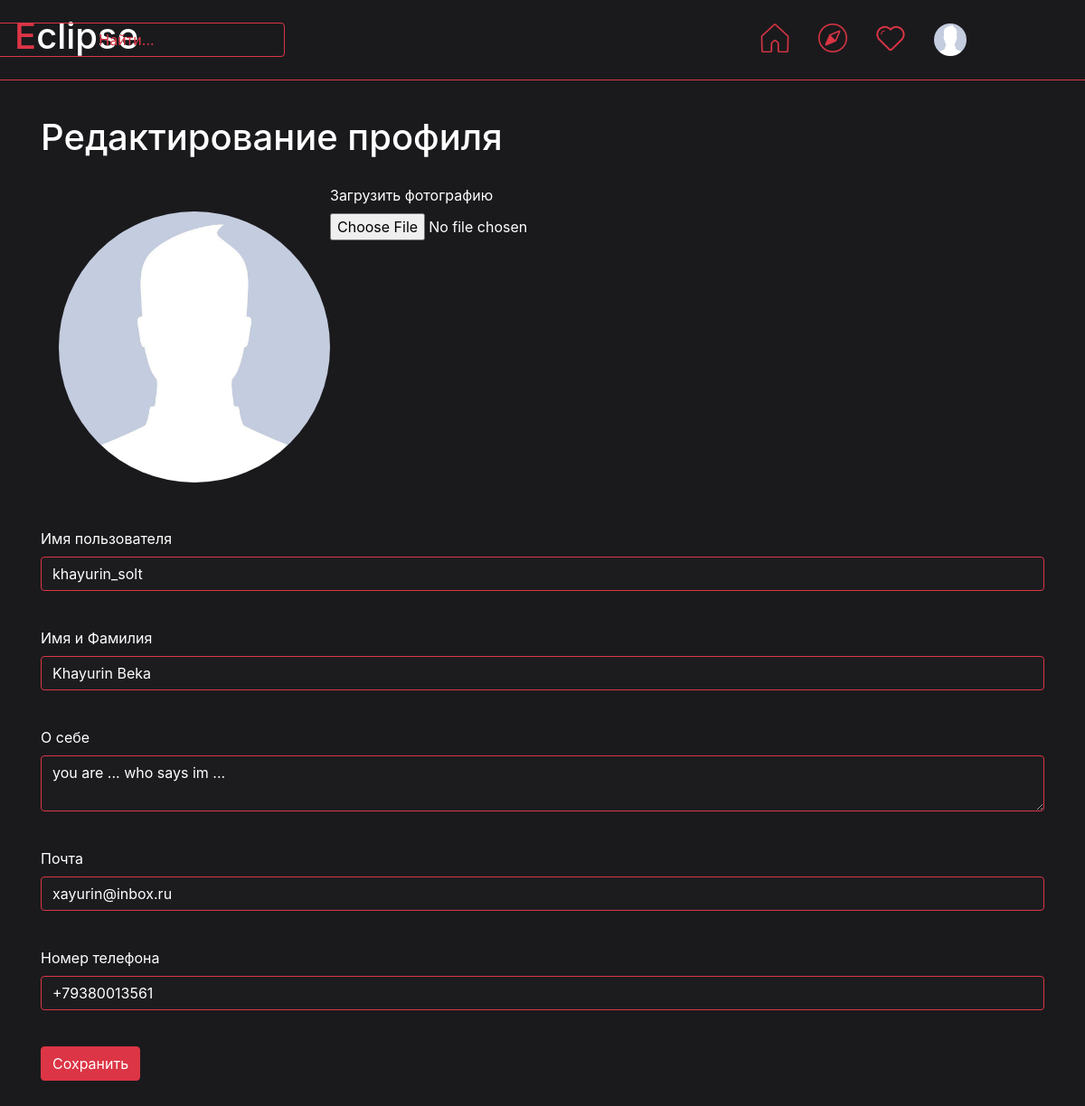
/edit_profile (signed in), run on an earlier commit of the app's database.
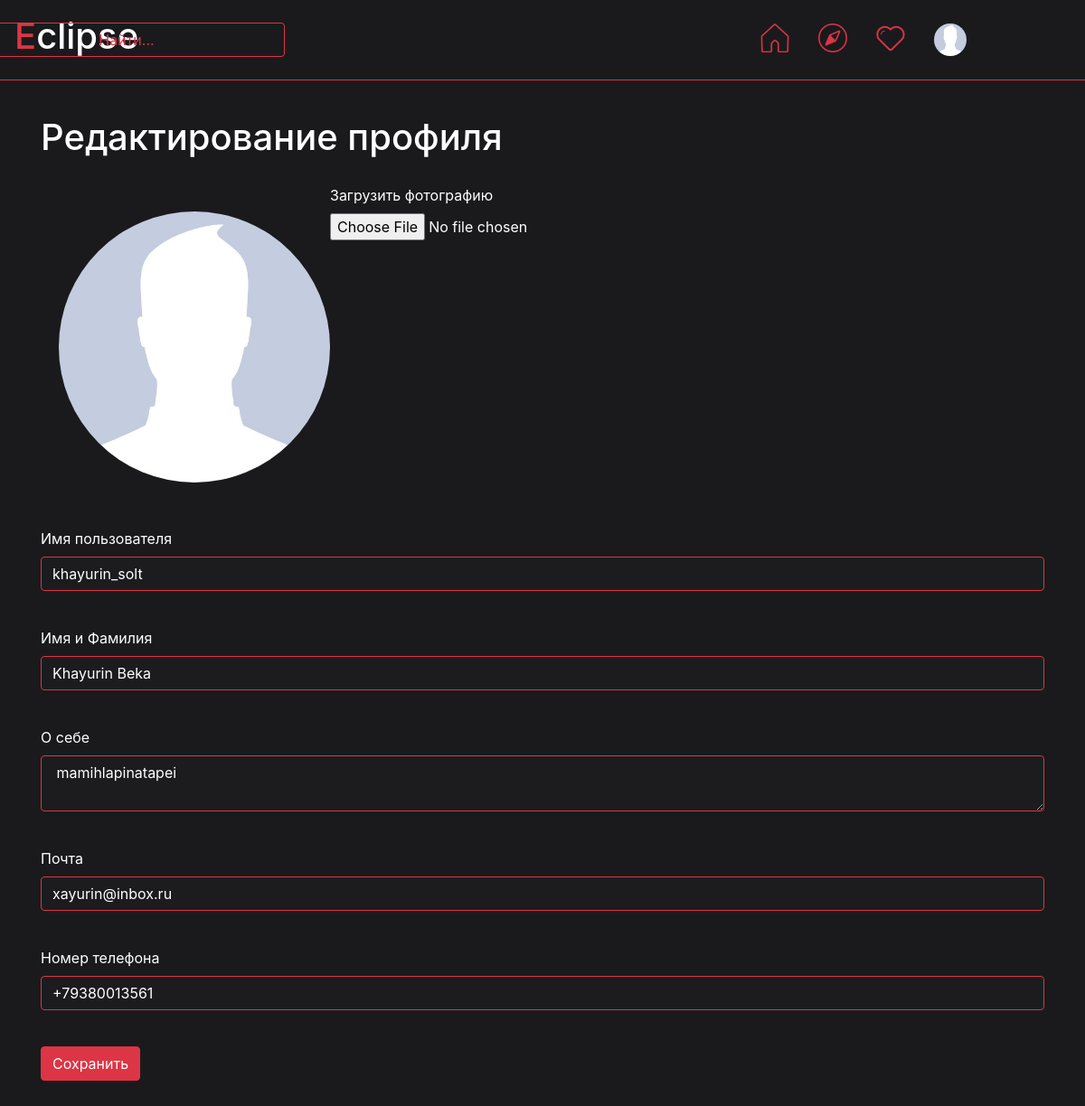
And on a later commit of the database.
### data/users.py (models this page shows, shortened)
class User(SqlAlchemyBase, UserMixin):
    __tablename__ = 'users'
    id = sqlalchemy.Column(sqlalchemy.Integer,
                           primary_key=True, autoincrement=True)
    name = sqlalchemy.Column(sqlalchemy.String, nullable=True)
    full_name = sqlalchemy.Column(sqlalchemy.String, nullable=True, default='')
    email = sqlalchemy.Column(sqlalchemy.String,
                              index=True, unique=True, nullable=True)
    hashed_password = sqlalchemy.Column(sqlalchemy.String, nullable=True)
    phone = sqlalchemy.Column(sqlalchemy.String, nullable=True, default='+7 ')
    about = sqlalchemy.Column(sqlalchemy.String, nullable=True)
    filename_photo = sqlalchemy.Column(sqlalchemy.String, nullable=True, default='user_data/profile_photos/default.png')
    created_date = sqlalchemy.Column(sqlalchemy.DateTime,
                                     default=datetime.datetime.now)
    other_data = None
    def load_data(self):
        if os.path.isfile(f'static/user_data/additional_data/user_{self.id}.json'):
            file = open(f'static/user_data/additional_data/user_{self.id}.json', 'r')
            self.other_data = json.load(file)
        else:
            self.save_data()

### main.py (the view, shortened to what this page needs)
@app.route('/edit_profile', methods=['GET', 'POST'])
def edit_profile():
    form = EditProfileForm()
    form.name.data = current_user.name
    form.full_name.data = current_user.full_name
    form.about.data = current_user.about
    form.email.data = current_user.email
    form.phone.data = current_user.phone
    current_user.load_data()
    user_data = current_user.other_data
    return render_template('edit_profile.html', title='Изменить профиль', form=form, user_data=user_data)

### forms/users.py
class EditProfileForm(FlaskForm):
    file = FileField('Загрузить фотографию')
    name = StringField('Имя пользователя', validators=[DataRequired()])
    full_name = StringField('Имя и Фамилия', validators=[DataRequired()])
    about = TextAreaField('О себе', validators=[DataRequired()])
    email = EmailField('Почта', validators=[DataRequired()])
    phone = StringField('Номер телефона', default='+7 ')
    submit = SubmitField('Сохранить')

### data/db_session.py (called while the page is built)
def create_session() -> Session:
    global __factory
    return __factory()

### main.py (called while the page is built)
@login_manager.user_loader
def load_user(user_id):
    db_sess = db_session.create_session()
    return db_sess.query(User).get(user_id)

### templates/edit_profile.html (shortened to what this page needs)
{% extends "base.html" %}
{% block content %}
    <div class="album py-5">
        <form action="" method="post" class="container" enctype="multipart/form-data">
            <h1 class="white">Редактирование профиля</h1>
            <nav class="nav container" style="padding: 20px">
                <li class="nav-item">
                    <img src="{{ url_for('static', filename=current_user.filename_photo) }}" width="300" height="300" class="rounded-circle" style="margin-top: 30px;">
                </li>
                <li class="nav-item">
                    {{ form.file.label(class="white") }}<br>
                    {{ form.file(class="white") }}<br>
                </li>
            </nav>
            <p style="margin-top: 30px;">
                {{ form.name.label(class="white") }}<br>
                {{ form.name(class="form-control black-form") }}<br>
            </p>
            <p>
                {{ form.full_name.label(class="white") }}<br>
                {{ form.full_name(class="form-control black-form") }}<br>
            </p>
            <p>
                {{ form.about.label(class="white") }}<br>
                {{ form.about(class="form-control black-form") }}<br>
            </p>
            <p>
                {{ form.email.label(class="white") }}<br>
                {{ form.email(class="form-control black-form", type="email") }}<br>
            </p>
            <p>
                {{ form.phone.label(class="white") }}<br>
                {{ form.phone(class="form-control black-form") }}<br>
            </p>
            <p>{{ form.submit(type="submit", class="btn btn-danger") }}</p>
        </form>
    </div>
{% endblock %}

### templates/base.html (shortened to what this page needs)
<!doctype html>
<html lang="en">
<head>
    <link rel="stylesheet"
          href="https://stackpath.bootstrapcdn.com/bootstrap/4.4.1/css/bootstrap.min.css"
>
    <link rel="stylesheet"
          href="{{ url_for('static', filename='css/styles.css') }}">
</head>
<body>
<header class="p-3 mb-3 border-bottom border-danger" style="background-color: #1A1A1D; position: fixed; width: 1920px; z-index: 1">
    <div class="d-flex flex-wrap align-items-center justify-content-center justify-content-lg-start">
        {% if current_user.is_authenticated %}
            <h1 style="color: #dc3545">E<span style="color: #ffffff">clipse</span></h1>
              <a href="/search" class="col-12 col-lg-auto mb-3 mb-lg-0 me-lg-3" style="width: 350px; position: fixed; right: 900px;">
                  <button type="button" class="btn btn-outline-danger" style="width: 350px;">Найти...</button>
              </a>
            <ul class="nav col-12 col-lg-auto me-lg-auto mb-2 justify-content-center mb-md-0" style="position: fixed; right: 100px;">
                <li><a href="/home" class="nav-link px-3">
                    {% if request.path == "/home" %}
                        <img src="{{ url_for('static', filename='icons/home_true.png') }}" width="32" height="32">
                    {% else %}
                        <img src="{{ url_for('static', filename='icons/home_false.png') }}" width="32" height="32">
                    {% endif %}
                </a></li>
                <li><a href="/explore" class="nav-link px-3">
                    {% if request.path == "/explore" %}
                        <img src="{{ url_for('static', filename='icons/explore_true.png') }}" width="32" height="32">
                    {% else %}
                        <img src="{{ url_for('static', filename='icons/explore_false.png') }}" width="32" height="32">
                    {% endif %}
                </a></li>
                <li><a href="/notification" class="nav-link px-3">
                    {% if request.path == "/notification" %}
                        <img src="{{ url_for('static', filename='icons/like_true.png') }}" width="32" height="32">
                    {% else %}
                        <img src="{{ url_for('static', filename='icons/like_false.png') }}" width="32" height="32">
                    {% endif %}
                </a></li>
                <li><a href="/profile/{{ current_user.name }}" class="nav-link px-3">
                    <img src="{{ url_for('static', filename=current_user.filename_photo) }}" width="36" height="36" class="rounded-circle">
                </a></li>
            </ul>
        {% else %}
            <p>
                <a class="btn btn-primary" href="/register">Зарегистрироваться</a>
                <a class="btn btn-success" href="/login">Войти</a>
            </p>
        {% endif %}
    </div>
</header>
<main role="main" class="container" style="background-color: #1A1A1D; position: relative; top: 80px; max-width: 1920px; min-height: 1000px">
    {% block content %}
    {% endblock %}
</main>
</body>
</html>

### static/css/styles.css (style rules this page uses)
.white { color: #ffffff }
.black-form { background-color: #1c1c1f; border-color: #dc3545; color: #ffffff; }

What changed in the data, as far as the page shows it:
changed User "khayurin_solt": about "you are ... who says im ..." → "mamihlapinatapei"
